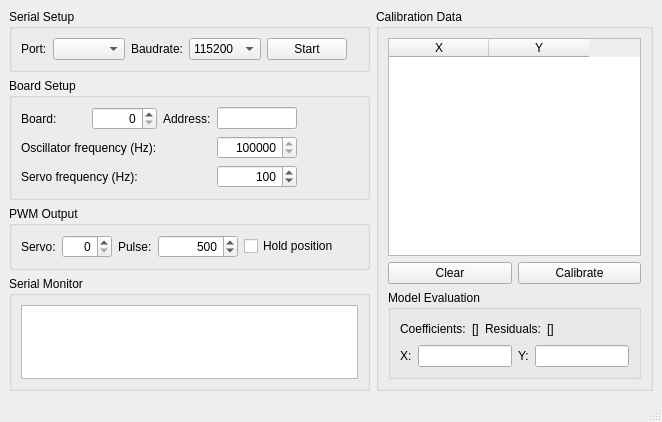
<?xml version="1.0" encoding="UTF-8"?>
<ui version="4.0">
 <class>MainWindow</class>
 <widget class="QMainWindow" name="MainWindow">
  <property name="geometry">
   <rect>
    <x>0</x>
    <y>0</y>
    <width>662</width>
    <height>422</height>
   </rect>
  </property>
  <property name="sizePolicy">
   <sizepolicy hsizetype="Preferred" vsizetype="Preferred">
    <horstretch>0</horstretch>
    <verstretch>0</verstretch>
   </sizepolicy>
  </property>
  <property name="windowTitle">
   <string>MainWindow</string>
  </property>
  <widget class="QWidget" name="centralwidget">
   <layout class="QHBoxLayout" name="horizontalLayout_7">
    <item>
     <layout class="QVBoxLayout" name="verticalLayout_2">
      <item>
       <widget class="QGroupBox" name="groupBox_2">
        <property name="title">
         <string>Serial Setup</string>
        </property>
        <layout class="QHBoxLayout" name="horizontalLayout_3">
         <item>
          <widget class="QLabel" name="label_4">
           <property name="text">
            <string>Port:</string>
           </property>
          </widget>
         </item>
         <item>
          <widget class="QComboBox" name="port_select"/>
         </item>
         <item>
          <widget class="QLabel" name="label_9">
           <property name="text">
            <string>Baudrate:</string>
           </property>
          </widget>
         </item>
         <item>
          <widget class="QComboBox" name="baud_select">
           <property name="currentIndex">
            <number>1</number>
           </property>
           <item>
            <property name="text">
             <string>9600</string>
            </property>
           </item>
           <item>
            <property name="text">
             <string>115200</string>
            </property>
           </item>
          </widget>
         </item>
         <item>
          <widget class="QPushButton" name="start_button">
           <property name="text">
            <string>Start</string>
           </property>
           <property name="checkable">
            <bool>true</bool>
           </property>
          </widget>
         </item>
         <item>
          <spacer name="horizontalSpacer_5">
           <property name="orientation">
            <enum>Qt::Horizontal</enum>
           </property>
           <property name="sizeHint" stdset="0">
            <size>
             <width>40</width>
             <height>20</height>
            </size>
           </property>
          </spacer>
         </item>
        </layout>
       </widget>
      </item>
      <item>
       <widget class="QGroupBox" name="groupBox_3">
        <property name="title">
         <string>Board Setup</string>
        </property>
        <layout class="QGridLayout" name="gridLayout">
         <item row="0" column="0">
          <layout class="QHBoxLayout" name="horizontalLayout_4">
           <item>
            <widget class="QLabel" name="label">
             <property name="text">
              <string>Board:</string>
             </property>
            </widget>
           </item>
           <item>
            <widget class="QSpinBox" name="board_value">
             <property name="minimumSize">
              <size>
               <width>50</width>
               <height>0</height>
              </size>
             </property>
             <property name="alignment">
              <set>Qt::AlignRight|Qt::AlignTrailing|Qt::AlignVCenter</set>
             </property>
             <property name="maximum">
              <number>2</number>
             </property>
            </widget>
           </item>
          </layout>
         </item>
         <item row="0" column="1">
          <widget class="QLabel" name="label_6">
           <property name="text">
            <string>Address:</string>
           </property>
          </widget>
         </item>
         <item row="0" column="2">
          <widget class="QLineEdit" name="board_address_edit">
           <property name="minimumSize">
            <size>
             <width>0</width>
             <height>0</height>
            </size>
           </property>
           <property name="maximumSize">
            <size>
             <width>80</width>
             <height>16777215</height>
            </size>
           </property>
           <property name="alignment">
            <set>Qt::AlignRight|Qt::AlignTrailing|Qt::AlignVCenter</set>
           </property>
           <property name="readOnly">
            <bool>true</bool>
           </property>
          </widget>
         </item>
         <item row="0" column="3">
          <spacer name="horizontalSpacer">
           <property name="orientation">
            <enum>Qt::Horizontal</enum>
           </property>
           <property name="sizeHint" stdset="0">
            <size>
             <width>40</width>
             <height>20</height>
            </size>
           </property>
          </spacer>
         </item>
         <item row="1" column="0">
          <widget class="QLabel" name="label_8">
           <property name="text">
            <string>Oscillator frequency (Hz):</string>
           </property>
          </widget>
         </item>
         <item row="2" column="0">
          <widget class="QLabel" name="label_7">
           <property name="text">
            <string>Servo frequency (Hz):</string>
           </property>
          </widget>
         </item>
         <item row="1" column="2">
          <widget class="QSpinBox" name="osc_freq_value">
           <property name="minimumSize">
            <size>
             <width>80</width>
             <height>0</height>
            </size>
           </property>
           <property name="alignment">
            <set>Qt::AlignRight|Qt::AlignTrailing|Qt::AlignVCenter</set>
           </property>
           <property name="minimum">
            <number>23000000</number>
           </property>
           <property name="maximum">
            <number>27000000</number>
           </property>
           <property name="singleStep">
            <number>100000</number>
           </property>
           <property name="value">
            <number>25000000</number>
           </property>
          </widget>
         </item>
         <item row="2" column="2">
          <widget class="QSpinBox" name="servo_freq_value">
           <property name="minimumSize">
            <size>
             <width>50</width>
             <height>0</height>
            </size>
           </property>
           <property name="alignment">
            <set>Qt::AlignRight|Qt::AlignTrailing|Qt::AlignVCenter</set>
           </property>
           <property name="minimum">
            <number>50</number>
           </property>
           <property name="maximum">
            <number>1000</number>
           </property>
           <property name="singleStep">
            <number>1</number>
           </property>
           <property name="value">
            <number>100</number>
           </property>
          </widget>
         </item>
        </layout>
       </widget>
      </item>
      <item>
       <widget class="QGroupBox" name="groupBox">
        <property name="title">
         <string>PWM Output</string>
        </property>
        <layout class="QHBoxLayout" name="horizontalLayout_2">
         <item>
          <widget class="QLabel" name="label_2">
           <property name="text">
            <string>Servo:</string>
           </property>
          </widget>
         </item>
         <item>
          <widget class="QSpinBox" name="servo_value">
           <property name="minimumSize">
            <size>
             <width>50</width>
             <height>0</height>
            </size>
           </property>
           <property name="alignment">
            <set>Qt::AlignRight|Qt::AlignTrailing|Qt::AlignVCenter</set>
           </property>
           <property name="maximum">
            <number>7</number>
           </property>
          </widget>
         </item>
         <item>
          <widget class="QLabel" name="label_3">
           <property name="text">
            <string>Pulse:</string>
           </property>
          </widget>
         </item>
         <item>
          <widget class="QSpinBox" name="pulse_value">
           <property name="minimumSize">
            <size>
             <width>80</width>
             <height>0</height>
            </size>
           </property>
           <property name="alignment">
            <set>Qt::AlignRight|Qt::AlignTrailing|Qt::AlignVCenter</set>
           </property>
           <property name="maximum">
            <number>4095</number>
           </property>
           <property name="value">
            <number>500</number>
           </property>
          </widget>
         </item>
         <item>
          <widget class="QCheckBox" name="hold_enable">
           <property name="text">
            <string>Hold position</string>
           </property>
          </widget>
         </item>
         <item>
          <spacer name="horizontalSpacer_6">
           <property name="orientation">
            <enum>Qt::Horizontal</enum>
           </property>
           <property name="sizeHint" stdset="0">
            <size>
             <width>40</width>
             <height>20</height>
            </size>
           </property>
          </spacer>
         </item>
        </layout>
       </widget>
      </item>
      <item>
       <widget class="QGroupBox" name="groupBox_4">
        <property name="title">
         <string>Serial Monitor</string>
        </property>
        <layout class="QVBoxLayout" name="verticalLayout">
         <item>
          <widget class="QTextEdit" name="console">
           <property name="readOnly">
            <bool>true</bool>
           </property>
          </widget>
         </item>
        </layout>
       </widget>
      </item>
     </layout>
    </item>
    <item>
     <widget class="QGroupBox" name="groupBox_5">
      <property name="title">
       <string>Calibration Data</string>
      </property>
      <layout class="QVBoxLayout" name="verticalLayout_4">
       <item>
        <widget class="QTableWidget" name="calibration_table">
         <column>
          <property name="text">
           <string>X</string>
          </property>
         </column>
         <column>
          <property name="text">
           <string>Y</string>
          </property>
         </column>
        </widget>
       </item>
       <item>
        <layout class="QHBoxLayout" name="horizontalLayout_8">
         <item>
          <widget class="QPushButton" name="clear_button">
           <property name="text">
            <string>Clear</string>
           </property>
          </widget>
         </item>
         <item>
          <widget class="QPushButton" name="calibrate_button">
           <property name="text">
            <string>Calibrate</string>
           </property>
          </widget>
         </item>
        </layout>
       </item>
       <item>
        <widget class="QGroupBox" name="groupBox_6">
         <property name="title">
          <string>Model Evaluation</string>
         </property>
         <layout class="QVBoxLayout" name="verticalLayout_3">
          <item>
           <layout class="QHBoxLayout" name="horizontalLayout">
            <item>
             <widget class="QLabel" name="label_5">
              <property name="text">
               <string>Coefficients:</string>
              </property>
             </widget>
            </item>
            <item>
             <widget class="QLabel" name="coefficients_label">
              <property name="text">
               <string>[]</string>
              </property>
             </widget>
            </item>
            <item>
             <widget class="QLabel" name="label_10">
              <property name="text">
               <string>Residuals:</string>
              </property>
             </widget>
            </item>
            <item>
             <widget class="QLabel" name="residuals_label">
              <property name="text">
               <string>[]</string>
              </property>
             </widget>
            </item>
            <item>
             <spacer name="horizontalSpacer_2">
              <property name="orientation">
               <enum>Qt::Horizontal</enum>
              </property>
              <property name="sizeHint" stdset="0">
               <size>
                <width>40</width>
                <height>20</height>
               </size>
              </property>
             </spacer>
            </item>
           </layout>
          </item>
          <item>
           <layout class="QHBoxLayout" name="horizontalLayout_5">
            <item>
             <widget class="QLabel" name="label_11">
              <property name="text">
               <string>X:</string>
              </property>
             </widget>
            </item>
            <item>
             <widget class="QLineEdit" name="x_edit"/>
            </item>
            <item>
             <widget class="QLabel" name="label_12">
              <property name="text">
               <string>Y:</string>
              </property>
             </widget>
            </item>
            <item>
             <widget class="QLineEdit" name="y_edit"/>
            </item>
           </layout>
          </item>
         </layout>
        </widget>
       </item>
      </layout>
     </widget>
    </item>
   </layout>
  </widget>
  <widget class="QMenuBar" name="menubar">
   <property name="geometry">
    <rect>
     <x>0</x>
     <y>0</y>
     <width>662</width>
     <height>22</height>
    </rect>
   </property>
  </widget>
  <widget class="QStatusBar" name="statusbar"/>
 </widget>
 <resources/>
 <connections/>
</ui>
